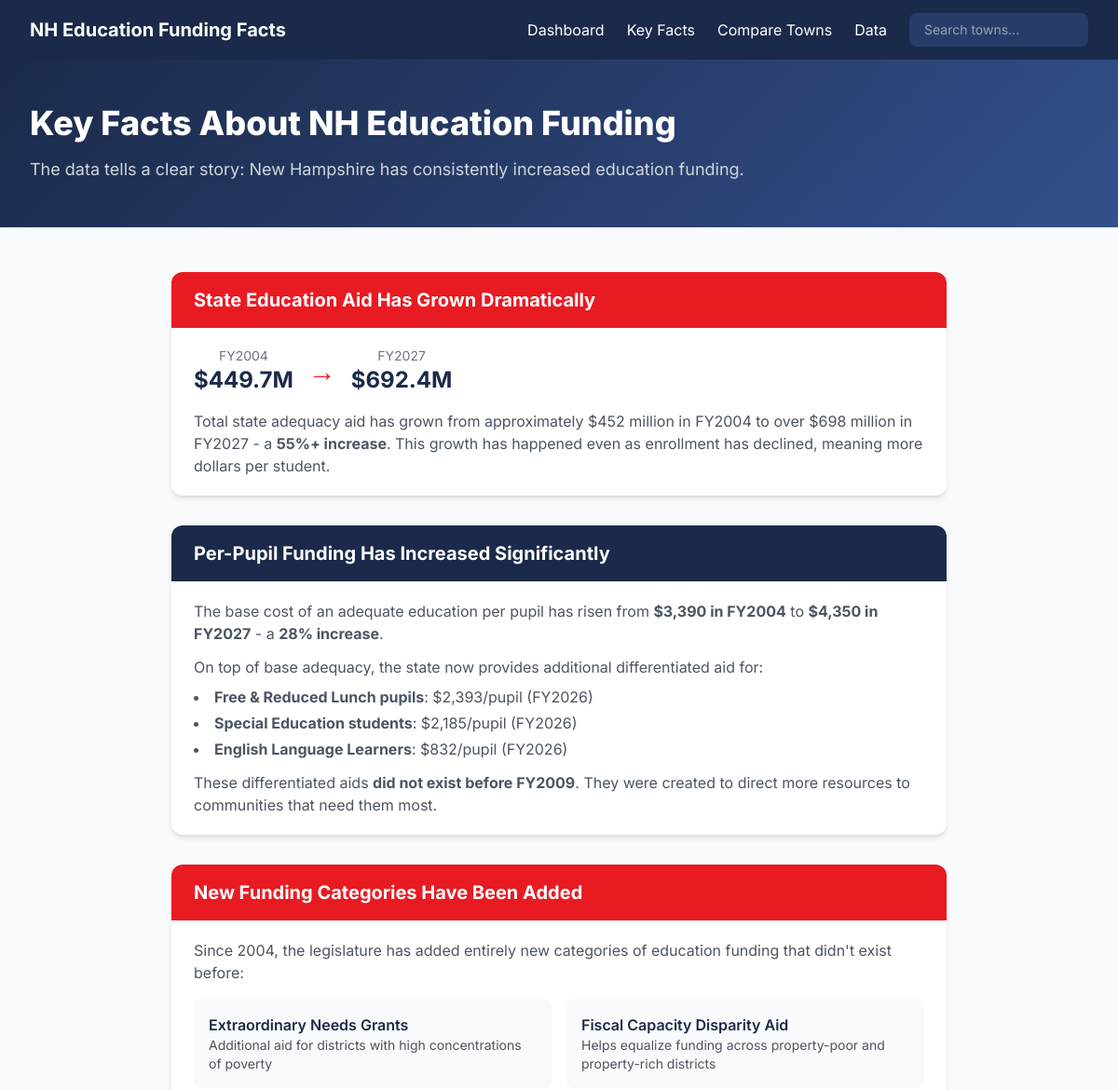
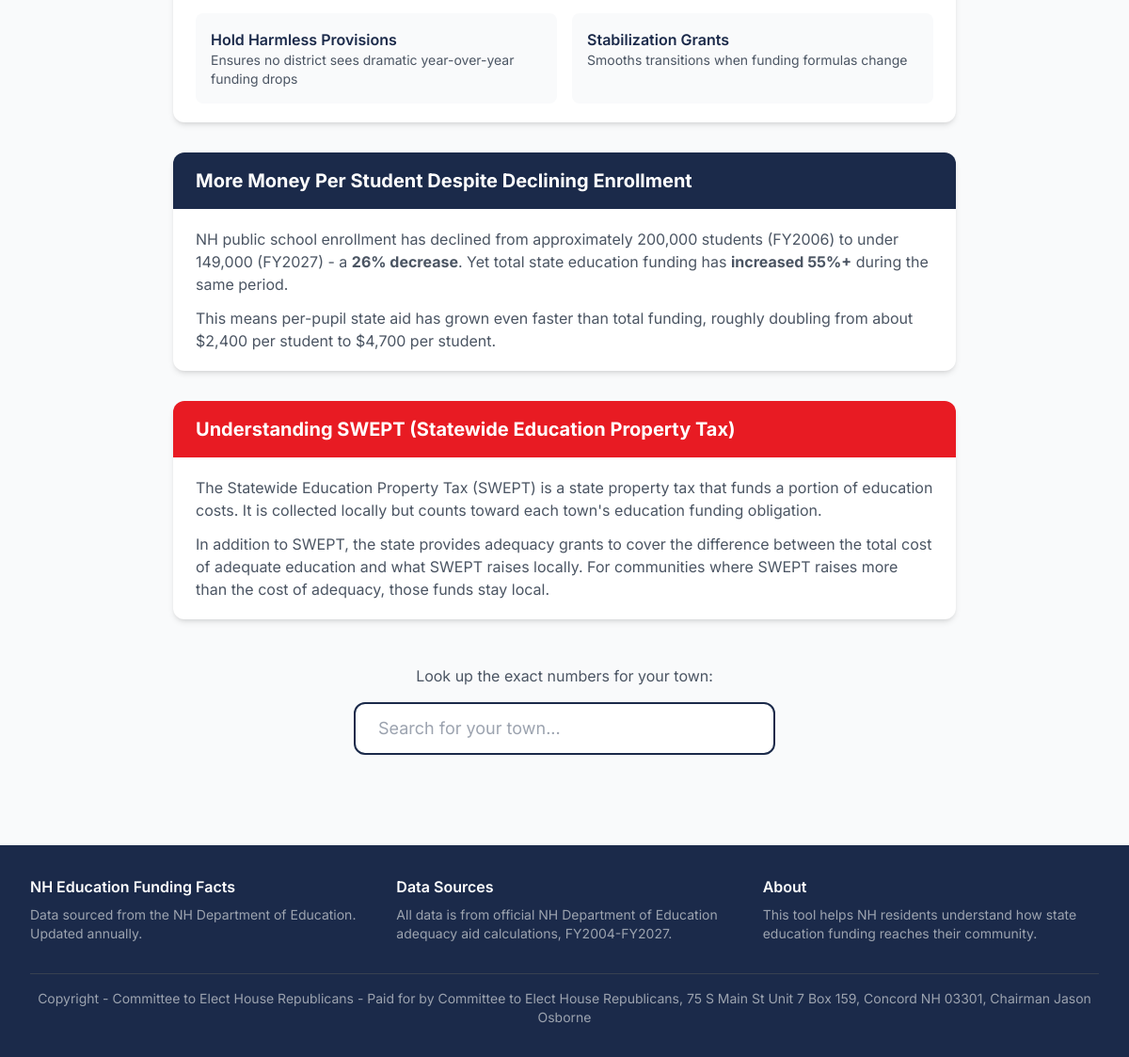
/facts, run on the app's committed database (2 pictures, top to bottom).
### models.py (models this page shows)
class StatewideTotals(db.Model):
    __tablename__ = 'statewide_totals'
    fiscal_year = db.Column(db.Integer, primary_key=True)
    total_adequacy_aid = db.Column(db.Float)
    total_sped_aid = db.Column(db.Float)
    total_building_aid = db.Column(db.Float)
    total_charter_aid = db.Column(db.Float)
    total_cte_aid = db.Column(db.Float)
    total_kindergarten_aid = db.Column(db.Float)
    total_all_education_aid = db.Column(db.Float)
    base_cost_per_pupil = db.Column(db.Float)
    swept_rate = db.Column(db.Float)
    total_adm = db.Column(db.Float)
    total_fr_adm = db.Column(db.Float)
    aid_per_pupil = db.Column(db.Float)

### app.py (the view)
@app.route('/facts')
def facts():
    totals = StatewideTotals.query.order_by(StatewideTotals.fiscal_year).all()
    return render_template('facts.html', totals=totals)

### app.py (called while the page is built)
@app.template_filter('currency')
def currency_filter(value):
    if value is None:
        return '$0'
    if abs(value) >= 1_000_000_000:
        return f'${value / 1_000_000_000:,.1f}B'
    if abs(value) >= 1_000_000:
        return f'${value / 1_000_000:,.1f}M'
    if abs(value) >= 1_000:
        return f'${value / 1_000:,.0f}K'
    return f'${value:,.0f}'

@app.context_processor
def utility_processor():
    return {
        'min_year': 2004,
        'max_year': 2027,
    }

### templates/facts.html (shortened to what this page needs)
{% extends "base.html" %}
{% block content %}
<section class="hero-gradient text-white py-12">
    <div class="max-w-7xl mx-auto px-4 sm:px-6 lg:px-8">
        <h1 class="text-3xl md:text-4xl font-extrabold mb-4">Key Facts About NH Education Funding</h1>
        <p class="text-gray-300 text-lg">The data tells a clear story: New Hampshire has consistently increased education funding.</p>
    </div>
</section>
<section class="py-12">
    <div class="max-w-4xl mx-auto px-4 sm:px-6 lg:px-8">
        {% set first_year = totals[0] if totals else none %}
        {% set latest_year = totals[-1] if totals else none %}
        <div class="space-y-8">
            <div class="bg-white rounded-xl shadow-md overflow-hidden">
                <div class="bg-gop-red text-white px-6 py-4">
                    <h2 class="text-xl font-bold">State Education Aid Has Grown Dramatically</h2>
                </div>
                <div class="px-6 py-5">
                    {% if first_year and latest_year %}
                    <div class="flex items-center space-x-4 mb-4">
                        <div class="text-center">
                            <div class="text-sm text-gray-500">FY{{ first_year.fiscal_year }}</div>
                            <div class="text-2xl font-bold text-navy-800">{{ first_year.total_adequacy_aid|currency }}</div>
                        </div>
                        <div class="text-3xl text-gop-red font-bold">&rarr;</div>
                        <div class="text-center">
                            <div class="text-sm text-gray-500">FY{{ latest_year.fiscal_year }}</div>
                            <div class="text-2xl font-bold text-navy-800">{{ latest_year.total_adequacy_aid|currency }}</div>
                        </div>
                    </div>
                    {% endif %}
                    <p class="text-gray-600">Total state adequacy aid has grown from approximately $452 million in FY2004 to over $698 million in FY2027 - a <strong>55%+ increase</strong>. This growth has happened even as enrollment has declined, meaning more dollars per student.</p>
                </div>
            </div>
            <div class="bg-white rounded-xl shadow-md overflow-hidden">
                <div class="bg-navy-800 text-white px-6 py-4">
                    <h2 class="text-xl font-bold">Per-Pupil Funding Has Increased Significantly</h2>
                </div>
                <div class="px-6 py-5">
                    <p class="text-gray-600 mb-3">The base cost of an adequate education per pupil has risen from <strong>$3,390 in FY2004</strong> to <strong>$4,350 in FY2027</strong> - a <strong>28% increase</strong>.</p>
                    <p class="text-gray-600">On top of base adequacy, the state now provides additional differentiated aid for:</p>
                    <ul class="mt-2 space-y-1 text-gray-600 list-disc list-inside">
                        <li><strong>Free & Reduced Lunch pupils</strong>: $2,393/pupil (FY2026)</li>
                        <li><strong>Special Education students</strong>: $2,185/pupil (FY2026)</li>
                        <li><strong>English Language Learners</strong>: $832/pupil (FY2026)</li>
                    </ul>
                    <p class="text-gray-600 mt-3">These differentiated aids <strong>did not exist before FY2009</strong>. They were created to direct more resources to communities that need them most.</p>
                </div>
            </div>
            <div class="bg-white rounded-xl shadow-md overflow-hidden">
                <div class="bg-gop-red text-white px-6 py-4">
                    <h2 class="text-xl font-bold">New Funding Categories Have Been Added</h2>
                </div>
                <div class="px-6 py-5">
                    <p class="text-gray-600 mb-3">Since 2004, the legislature has added entirely new categories of education funding that didn't exist before:</p>
                    <div class="grid grid-cols-1 md:grid-cols-2 gap-4 mt-4">
                        <div class="bg-gray-50 rounded-lg p-4">
                            <h3 class="font-semibold text-navy-800">Extraordinary Needs Grants</h3>
                            <p class="text-sm text-gray-600">Additional aid for districts with high concentrations of poverty</p>
                        </div>
                        <div class="bg-gray-50 rounded-lg p-4">
                            <h3 class="font-semibold text-navy-800">Fiscal Capacity Disparity Aid</h3>
                            <p class="text-sm text-gray-600">Helps equalize funding across property-poor and property-rich districts</p>
                        </div>
                        <div class="bg-gray-50 rounded-lg p-4">
                            <h3 class="font-semibold text-navy-800">Hold Harmless Provisions</h3>
                            <p class="text-sm text-gray-600">Ensures no district sees dramatic year-over-year funding drops</p>
                        </div>
                        <div class="bg-gray-50 rounded-lg p-4">
                            <h3 class="font-semibold text-navy-800">Stabilization Grants</h3>
                            <p class="text-sm text-gray-600">Smooths transitions when funding formulas change</p>
                        </div>
                    </div>
                </div>
            </div>
            <div class="bg-white rounded-xl shadow-md overflow-hidden">
                <div class="bg-navy-800 text-white px-6 py-4">
                    <h2 class="text-xl font-bold">More Money Per Student Despite Declining Enrollment</h2>
                </div>
                <div class="px-6 py-5">
                    <p class="text-gray-600">NH public school enrollment has declined from approximately 200,000 students (FY2006) to under 149,000 (FY2027) - a <strong>26% decrease</strong>. Yet total state education funding has <strong>increased 55%+</strong> during the same period.</p>
                    <p class="text-gray-600 mt-3">This means per-pupil state aid has grown even faster than total funding, roughly doubling from about $2,400 per student to $4,700 per student.</p>
                </div>
            </div>
            <div class="bg-white rounded-xl shadow-md overflow-hidden">
                <div class="bg-gop-red text-white px-6 py-4">
                    <h2 class="text-xl font-bold">Understanding SWEPT (Statewide Education Property Tax)</h2>
                </div>
                <div class="px-6 py-5">
                    <p class="text-gray-600 mb-3">The Statewide Education Property Tax (SWEPT) is a state property tax that funds a portion of education costs. It is collected locally but counts toward each town's education funding obligation.</p>
                    <p class="text-gray-600">In addition to SWEPT, the state provides adequacy grants to cover the difference between the total cost of adequate education and what SWEPT raises locally. For communities where SWEPT raises more than the cost of adequacy, those funds stay local.</p>
                </div>
            </div>
        </div>
        <div class="mt-12 text-center">
            <p class="text-gray-600 mb-4">Look up the exact numbers for your town:</p>
            <div class="max-w-md mx-auto relative">
                <input type="text" id="facts-search" placeholder="Search for your town..."
                       class="w-full px-6 py-3 rounded-xl border-2 border-navy-800 text-lg focus:outline-none focus:ring-2 focus:ring-gop-red">
            </div>
        </div>
    </div>
</section>
{% endblock %}

### templates/base.html (style rules this page uses)
body { font-family: 'Inter', sans-serif; }
.hero-gradient { background: linear-gradient(135deg, #1B2A4A 0%, #273c69 50%, #34508c 100%); }

### data on the page
StatewideTotals: fiscal_year "2004", total_adequacy_aid "$449.7M"
StatewideTotals: fiscal_year "2027", total_adequacy_aid "$692.4M"
